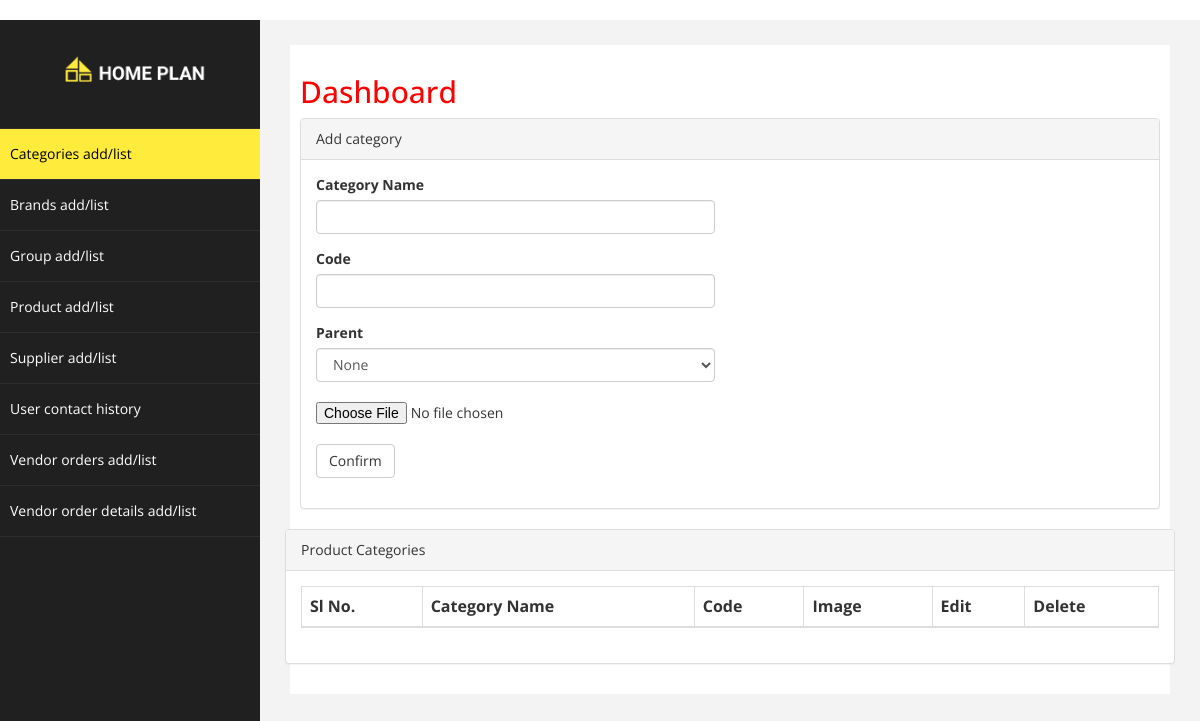
The app's page /backend/, older data.
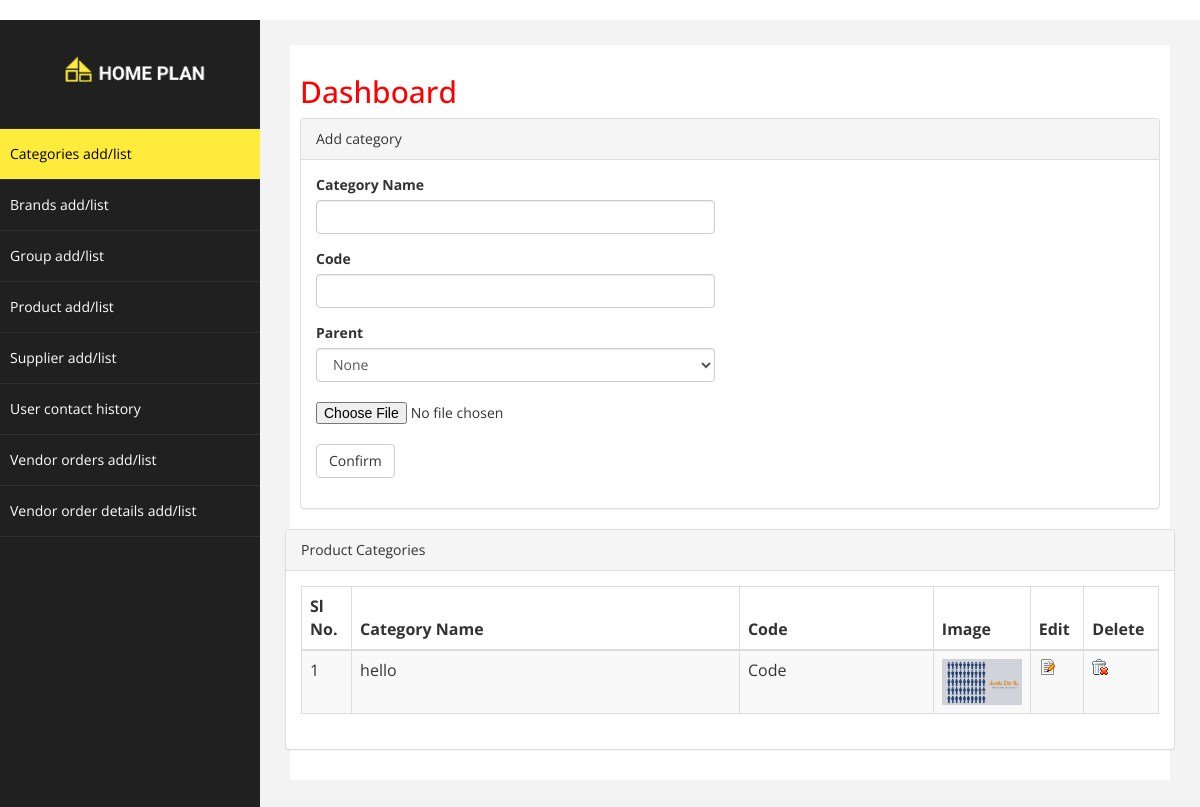
The same page, newer data.
### backend/models.py (models this page shows)
class Category(models.Model):
    category_name = models.CharField(max_length=300)
    category_code = models.CharField(max_length=100)
    category_parent = models.ForeignKey('self', blank=True, null=True)
    category_image = models.ImageField(upload_to='category')
    def __str__(self):
        return self.category_name

### backend/views.py (the view)
def add_category(request):
    categories = Category.objects.all()
    form = CategoryForm()
    context = RequestContext(request, {'form': form, 'category': categories,
                                       'MEDIA_URL': settings.MEDIA_URL})
    if request.method == 'POST':
        form = CategoryForm(request.POST, request.FILES)
        if form.is_valid():
            category = CategoryForm.save(form)
            category_parent = form.cleaned_data['category_parent']
            category_image = form.cleaned_data['category_image']
            category.category_image = category_image
            category.category_parent = category_parent
            category.save()
    else:
        categories = Category.objects.all()
        form = CategoryForm()
        context = RequestContext(request,
                                 {'form': form, 'category': categories,
                                  'MEDIA_URL': settings.MEDIA_URL})
    return render_to_response('backend/index.html', context_instance=context)

### backend/forms.py
class CategoryForm(forms.ModelForm):
    def __init__(self, *args, **kwargs):
        super(CategoryForm, self).__init__(*args, **kwargs)
        self.fields['category_parent'].required = False
    category_parent = forms.ModelChoiceField(
        queryset=Category.objects.all(), empty_label='None')
    category_image = forms.ImageField()
    class Meta:
        model = Category
        fields = ('category_name', 'category_code',)

### backend/templates/backend/index.html (shortened to what this page needs)
﻿{% load staticfiles %}
{% load widget_tweaks %}
<!DOCTYPE html>
<html xmlns="http://www.w3.org/1999/xhtml">
<head>
  <link href="{% static 'css/bootstrap.css' %}" rel="stylesheet" />
  <link href="{% static 'css/font-awesome.css' %}" rel="stylesheet" />
  <link href="{% static  'js/morris/morris-0.4.3.min.css' %}" rel="stylesheet" />
  <link href="{% static 'css/custom.css' %}" rel="stylesheet" />
</head>
<body>
<div id="wrapper">
  <nav class="navbar-default navbar-side" role="navigation">
    <div class="sidebar-collapse">
      <ul class="nav" id="main-menu">
        <li class="text-center">
          <img src="{% static 'img/logo.png' %}" class="user-image img-responsive"/>
        </li>
        <li>
          <a class="active-menu" href="/backend">Categories add/list</a>
        </li>
        <li>
          <a href="brand">Brands add/list</a>
        </li>
        <li>
          <a  href="group">Group add/list</a>
        </li>
        <li>
          <a  href="product">Product add/list</a>
        </li>
        <li>
          <a  href="supplier">Supplier add/list</a>
        </li>
        <li>
          <a  href="usercontact.html">User contact history</a>
        </li>
        <li>
          <a  href="vendororder.html">Vendor orders add/list</a>
        </li>
        <li>
          <a  href="vendordetails.html">Vendor order details add/list</a>
        </li>
      </ul>
    </div>
  </nav>
  <div id="page-wrapper" >
    <div id="page-inner">
      <div class="row">
        <div class="col-md-12">
          <h2>Dashboard</h2>
        </div>
      </div>
      <div class="row">
        <div class="col-md-12">
          <div class="panel panel-default">
            <div class="panel-heading">Add category</div>
            <div class="panel-body">
              <div class="row">
                <div class="col-md-6">
                  <form enctype="multipart/form-data" action="{% url 'add_category'%}" method="POST">
                    <div class="form-group">
                      <label>Category Name</label>
                      {{form.category_name|add_class:"form-control"}}
                    </div>
                    <div class="form-group">
                      <label>Code</label>
                      {{form.category_code|add_class:"form-control"}}
                    </div>
                    <div class="form-group">
                      <label>Parent</label>
                      <br />
                      {{form.category_parent|add_class:"form-control"}}
                      <br />
                      {{form.category_image}}
                      <br />
                    <input type="submit" value="Confirm" class="btn btn-default">
                  </form>
                  <br />
                </div>
              </div>
            </div>
          </div>
        </div>
      </div>
      <div class="row">
        <div class="col-md-12">
          <div class="panel panel-default">
            <div class="panel-heading">
            Product Categories
            </div>
            <div class="panel-body">
              <div class="table-responsive">
                <table class="table table-striped table-bordered table-hover" id="dataTables-example">
                  <thead>
                  <tr>
                    <th>Sl No.</th>
                    <th>Category Name</th>
                    <th>Code</th>
                    <th>Image</th>
                    <th>Edit</th>
                    <th>Delete</th>
                  </tr>
                  </thead>
                  <tbody>
                    {%for cat in category %}
                    <tr class="odd gradeX">
                      <td style="width:5%";>{{cat.id}}</td>
                      <td style="width:40%";>{{cat.category_name}}</td>
                      <td style="width:20%";>{{cat.category_code}}</td>
                      <td style="width:10%";><img src="{{MEDIA_URL}}{{cat.category_image}}" alt="Image" class="center-block img-responsive"></td>
                      <td style="width:5%";class="center"><a href=""><img src="{% static 'img/edit.png' %}" width="16" height="16"></a></td>
                      <td style="width:5%";class="center"><a href="category_remove/{{cat.id}}"><img src="{% static 'img/delete.gif' %}" width="16" height="16"></a></td>
                    </tr>
                    {% endfor %}
                  </tbody>
                </table>
              </div>
            </div>
          </div>
        </div>
      </div>
    </div>
  </div>
</div>
</body>
</html>

### backend/static/css/custom.css (style rules this page uses)
body { font-family: 'Open Sans', sans-serif; }
#wrapper { width: 100%; background:#202020; }
#page-wrapper { padding: 15px 15px; min-height: 500px; background:#F3F3F3; }
#page-inner { width:100%; margin:10px 20px 10px 0px; background-color:#fff!important; padding:10px; min-height:500px; }
.text-center { text-align:center; }
h2 { color: #f00; }
.user-image { margin: 25px auto; -webkit-border-radius: 10px; -moz-border-radius: 10px; border-radius: 10px; max-height:170px; max-width:170px; }
.active-menu { background-color:#FFEB3B!important; color: #000 !important; }
.sidebar-collapse , .sidebar-collapse .nav { background:none; }
.sidebar-collapse .nav { padding:0; }
.sidebar-collapse .nav > li > a { color:#fff; background:#202020; text-shadow:none; }
.sidebar-collapse > .nav > li > a { padding:15px 10px; }
.sidebar-collapse > .nav > li { border-bottom: 1px solid rgba(107, 108, 109, 0.19); }
.navbar-side { border:none; background-color: #202020; }
.navbar-default { border:0px solid black; }
@media (min-width:768px) { #page-wrapper { margin: 0 0 0 260px; padding: 15px 30px; min-height: 800px; } }
@media (min-width:768px) { .navbar-side { z-index: 1; position: absolute; width: 260px; } }

Row changes from the older to the newer data that the page shows:
added Category: id "1", category_name "hello", category_code "Code", category_image (picture)
